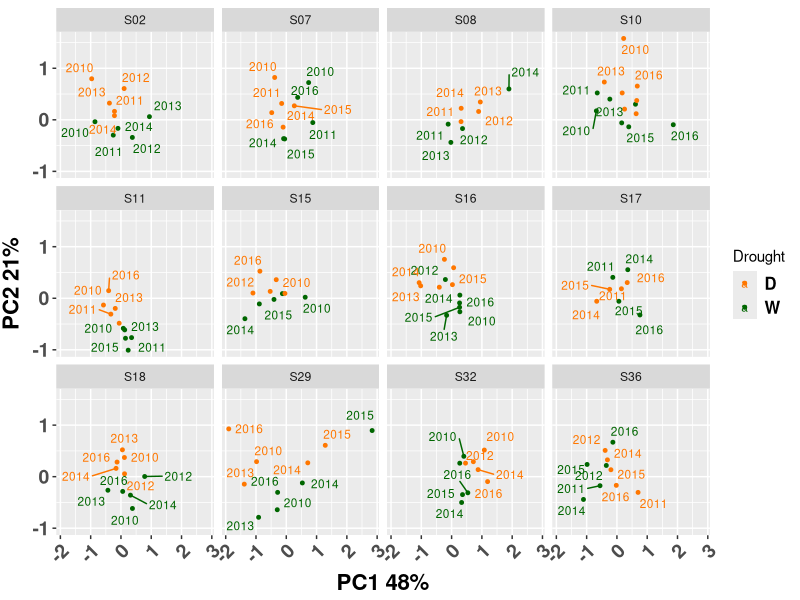
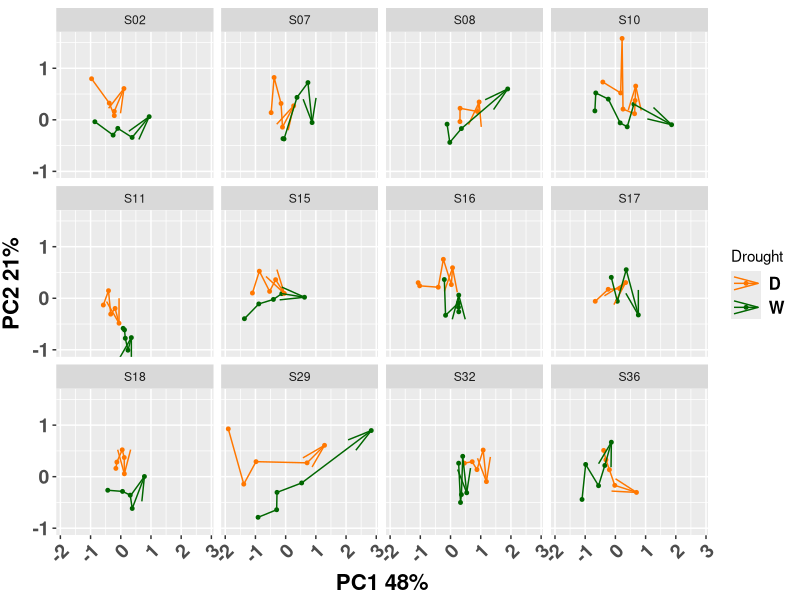
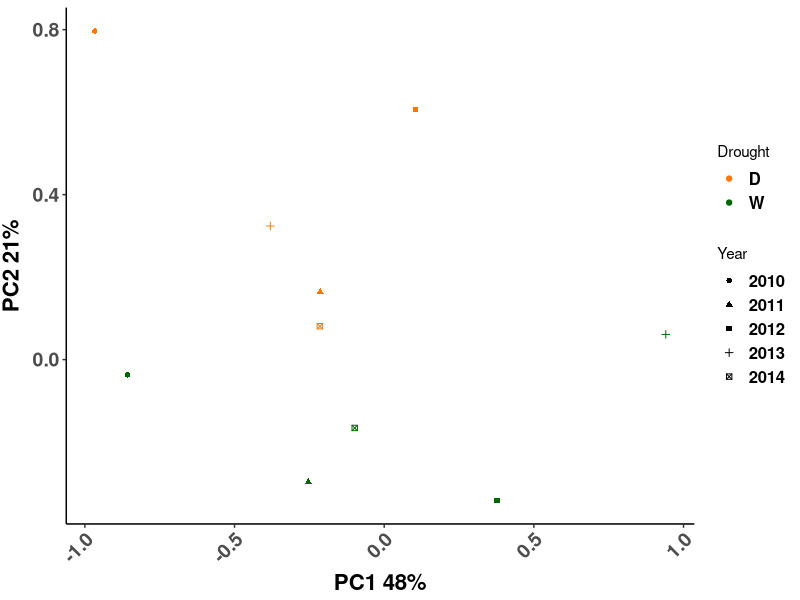

Reproduce these figures in R, in order. (Note: this script raises an error after producing the figures.)
#################
# Make 12 pannel PCA graphs with site/year means only
#################
library(tidyverse)
library(ggrepel)
pc.means.w <- read.csv("Data/pc.means.w.csv", header=T)
pc.means.d <- read.csv("Data/pc.means.d.csv", header=T)
pc.means <- rbind(pc.means.w,pc.means.d)
pc.means$Year <- as.factor(pc.means$Year) 


#PCA Means Graph with Year lable
pc.plot.mean <- ggplot(pc.means, aes(PC1,PC2,color=Drought, label=Year))+
  geom_point(size=1)+
  geom_text_repel(size=3)+
  scale_color_manual(values= c("D"="#FF7700", "W"="#006600"))
pc.plot.mean <- pc.plot.mean + theme(legend.text = element_text(size = 12, face = "bold"),
                        axis.text.x = element_text(size=14, face="bold", angle=45,hjust=1),
                        axis.text.y = element_text(size=14,face="bold"),
                        axis.title.x = element_text(color="black", size=16, vjust = 0.5, face="bold"),
                        axis.title.y = element_text(color="black", size=16,vjust = 2, face="bold")) +
  scale_x_continuous(name="PC1 48%") +
  scale_y_continuous(name="PC2 21%")
pc.plot.mean + facet_wrap( ~ Site, ncol=4)

#PCA Means Graph
pc.plot.mean <- ggplot(pc.means, aes(PC1,PC2,color=Drought, label=Year))+
  geom_point(size=1)+
  geom_line(arrow = arrow(angle = 15, type = "open"))+
  scale_color_manual(values= c("D"="#FF7700", "W"="#006600"))
pc.plot.mean <- pc.plot.mean + theme(legend.text = element_text(size = 12, face = "bold"),
                                     axis.text.x = element_text(size=14, face="bold", angle=45,hjust=1),
                                     axis.text.y = element_text(size=14,face="bold"),
                                     axis.title.x = element_text(color="black", size=16, vjust = 0.5, face="bold"),
                                     axis.title.y = element_text(color="black", size=16,vjust = 2, face="bold")) +
  scale_x_continuous(name="PC1 48%") +
  scale_y_continuous(name="PC2 21%")
pc.plot.mean + facet_wrap( ~ Site, ncol=4)



pc.plot.mean <- pc.plot.mean + geom_text(aes(nudge_x, nudge_y, label = Year, size = 3.5))






#PCA Means Graph S2
pc.meansS2<-pc.means %>% filter(Site=="S02")
pc.plot.mean.S2 <- ggplot(pc.meansS2, aes(PC1,PC2,color=Drought,shape=Year))+
  geom_point()+
  scale_color_manual(values= c("D"="#FF7700", "W"="#006600"))+
  theme_classic()
pc.plot.mean.S2 + theme(legend.text = element_text(size = 12, face = "bold"),
                  axis.text.x = element_text(size=14, face="bold", angle=45,hjust=1),
                  axis.text.y = element_text(size=14,face="bold"),
                  axis.title.x = element_text(color="black", size=16, vjust = 0.5, face="bold"),
                  axis.title.y = element_text(color="black", size=16,vjust = 2, face="bold")) +
  scale_x_continuous(name="PC1 48%") +
  scale_y_continuous(name="PC2 21%") 

p + facet_wrap( ~ day, ncol=2)